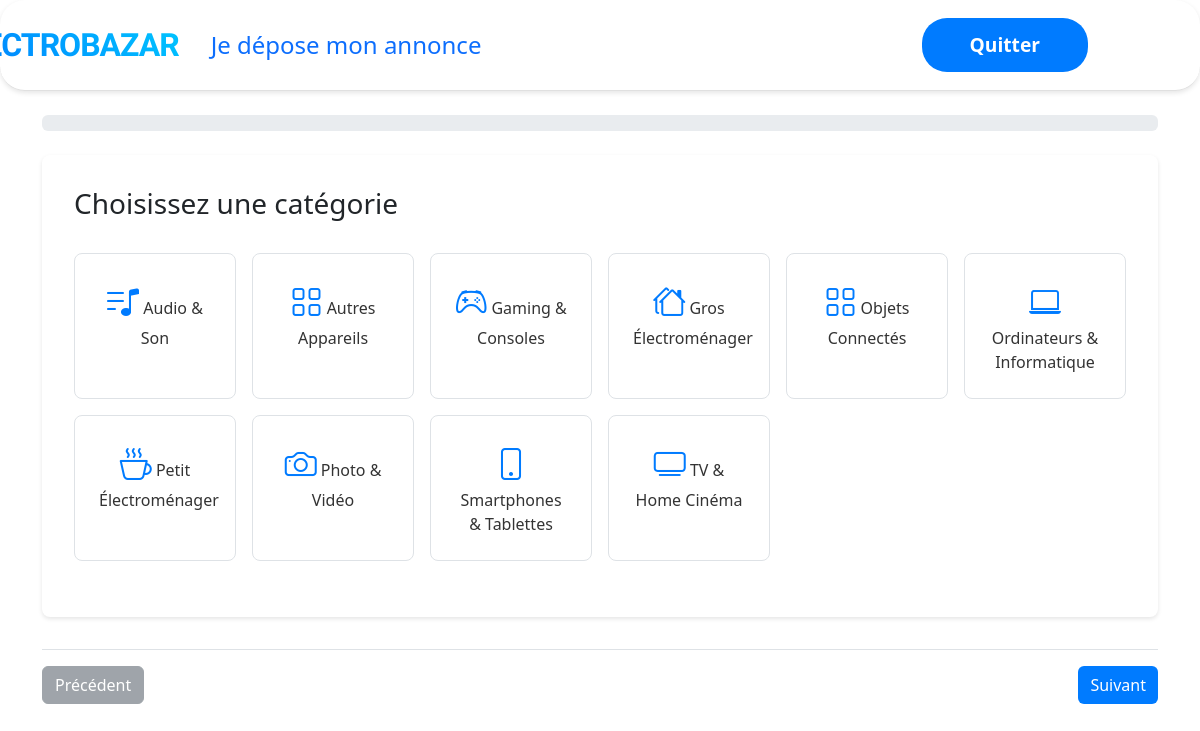
/Depot_annonce.php (signed in), run on the app's committed database.
### tables this page shows
CREATE TABLE `categories` (
  `categorie_id` int(11) NOT NULL,
  `nom` varchar(255) NOT NULL,
  `categorie_parent_id` int(11) DEFAULT NULL,
  `icone` varchar(50) DEFAULT NULL
);

### Depot_annonce.php (the view, shortened to what this page needs)
<?php
require "db.php";
try {
    $stmt = $db->query("SELECT * FROM categories WHERE categorie_parent_id IS NULL ORDER BY nom");
    $categories = $stmt->fetchAll(PDO::FETCH_ASSOC);
} catch(PDOException $e) {
    error_log("Erreur SQL: " . $e->getMessage());
    die("Une erreur est survenue lors du chargement des catégories.");
}
?>
<!DOCTYPE html>
<html lang="fr">
<head>
    <link rel="stylesheet" href="https://cdn.jsdelivr.net/npm/bootstrap@5.3.0/dist/css/bootstrap.min.css">
    <link rel="stylesheet" href="https://cdn.jsdelivr.net/npm/bootstrap-icons@1.10.5/font/bootstrap-icons.css">
</head>
<body>
    <nav class="navbar navbar-expand-lg">
        <div class="container-fluid">
            <div class="d-flex align-items-center">
                <a class="navbar-brand d-flex align-items-center" href="">
                    <span>ElectroBazar</span>
                </a>
                <span class="h4 text-primary mb-0 ms-3">Je dépose mon annonce</span>
            </div>
            <a href="accueil.php" class="btn btn-primary large-btn">Quitter</a>
        </div>
    </nav>
    <div class="container mt-4">
        <div class="progress mb-4">
        </div>
        <form id="annonce-form" action="Depot_annonce.php" method="POST" enctype="multipart/form-data">
            <section class="step active" data-step="1">
                <h3 class="mb-4">Choisissez une catégorie</h3>
                <div class="categories-suggestions mb-4">
                    <?php
                    $categories_icons = [
                        'Ordinateurs & Informatique' => 'laptop',
                        'Smartphones & Tablettes' => 'phone',
                        'TV & Home Cinéma' => 'tv',
                        'Audio & Son' => 'music-note-list',
                        'Gaming & Consoles' => 'controller',
                        'Photo & Vidéo' => 'camera',
                        'Gros Électroménager' => 'houses',
                        'Petit Électroménager' => 'cup-hot',
                        'Domotique & Objets Connectés' => 'smartwatch',
                        'Composants & Pièces' => 'tools'
                    ];
                    foreach($categories as $index => $cat):
                        $icon = $categories_icons[$cat['nom']] ?? 'grid';
                    ?>
                        <a href="#" class="category-card" data-category="<?= $cat['categorie_id'] ?>">
                            <i class="bi bi-<?= $icon ?>"></i>
                            <span><?= htmlspecialchars($cat['nom']) ?></span>
                        </a>
                    <?php endforeach; ?>
                </div>
            </section>
            <div class="form-navigation">
                <button type="button" class="btn btn-secondary" id="prev-btn" disabled>Précédent</button>
                <button type="button" class="btn btn-primary" id="next-btn">Suivant</button>
            </div>
        </form>
    </div>
</body>
</html>

### Depot_annonce.php (style rules this page uses)
.navbar { background-color: #FFFFFF; border-bottom: 1px solid #E0E0E0; box-shadow: 0 2px 5px rgba(0, 0, 0, 0.1); padding: 1rem 2rem; border-radius: 25px; }
.navbar-brand { font-family: 'Quicksand', sans-serif; font-size: 2rem; font-weight: 700; color: #007BFF; text-decoration: none; letter-spacing: -1px; text-transform: uppercase; margin-left: -200px; }
.navbar-brand span { background: linear-gradient(45deg, #007BFF, #00C6FF); -webkit-background-clip: text; -webkit-text-fill-color: transparent; }
.container-fluid { max-width: 1000px; margin: 0 auto; display: flex; justify-content: space-between; align-items: center; }
.large-btn { padding: 0.8rem 3rem; font-size: 1.2rem; border-radius: 25px; font-weight: 600; margin-left: -100px; }
.btn-primary { background-color: #007BFF; border: none; }
.categories-suggestions { display: grid; grid-template-columns: repeat(auto-fit, minmax(150px, 1fr)); gap: 1rem; margin-top: 2rem; }
.category-card { display: block; text-align: center; padding: 1.5rem; border: 1px solid #dee2e6; border-radius: 8px; text-decoration: none; color: #333; transition: all 0.3s ease; }
.category-card i { font-size: 2rem; color: #007bff; margin-bottom: 0.5rem; }
.step { display: none; padding: 2rem; background: #fff; border-radius: 8px; box-shadow: 0 2px 4px rgba(0,0,0,0.1); }
.step.active { display: block; }
.form-navigation { display: flex; justify-content: space-between; margin-top: 2rem; padding-top: 1rem; border-top: 1px solid #dee2e6; }

### data on the page
categories: nom "Audio & Son"
categories: nom "Autres Appareils"
categories: nom "Gaming & Consoles"
categories: nom "Gros Électroménager"
categories: nom "Objets Connectés"
categories: nom "Ordinateurs & Informatique"
categories: nom "Petit Électroménager"
categories: nom "Photo & Vidéo"
categories: nom "Smartphones & Tablettes"
categories: nom "TV & Home Cinéma"
